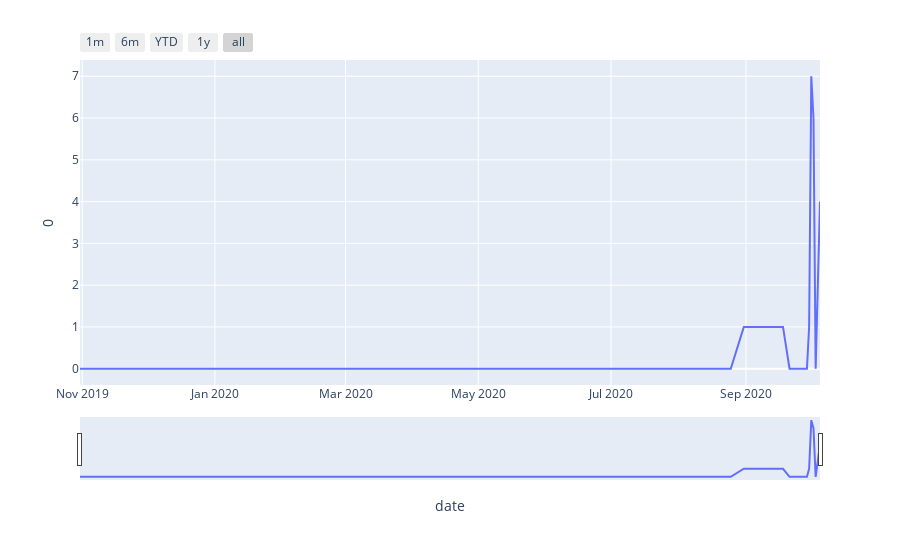

The notebook cell this image was saved under:
### Code cell
test.word_in_time('дкп')

### Figure 1 — Plotly figure (JSON) as saved in the notebook; plotly's stock layout.template omitted (floating-point values rounded to 4 significant figures)
{"data": [{"hovertemplate": "date=%{x}<br>0=%{y}<extra></extra>", "legendgroup": "", "line": {"color": "#636efa", "dash": "solid"}, "mode": "lines", "name": "", "orientation": "v", "showlegend": false, "type": "scatter", "x": ["2019-10-31T00:00:00", "2020-01-10T00:00:00", "2020-08-25T00:00:00", "2020-08-31T00:00:00", "2020-09-18T00:00:00", "2020-09-21T00:00:00", "2020-09-23T00:00:00", "2020-09-24T00:00:00", "2020-09-26T00:00:00", "2020-09-28T00:00:00", "2020-09-29T00:00:00", "2020-09-30T00:00:00", "2020-10-01T00:00:00", "2020-10-02T00:00:00", "2020-10-03T00:00:00", "2020-10-04T00:00:00", "2020-10-05T00:00:00"], "xaxis": "x", "y": [0, 0, 0, 1, 1, 0, 0, 0, 0, 0, 0, 1, 7, 6, 0, 2, 4], "yaxis": "y"}], "layout": {"legend": {"tracegroupgap": 0}, "margin": {"t": 60}, "xaxis": {"anchor": "y", "domain": [0, 1], "rangeselector": {"buttons": [{"count": 1, "label": "1m", "step": "month", "stepmode": "backward"}, {"count": 6, "label": "6m", "step": "month", "stepmode": "backward"}, {"count": 1, "label": "YTD", "step": "year", "stepmode": "todate"}, {"count": 1, "label": "1y", "step": "year", "stepmode": "backward"}, {"step": "all"}]}, "rangeslider": {"visible": true}, "title": {"text": "date"}}, "yaxis": {"anchor": "x", "domain": [0, 1], "title": {"text": "0"}}}}
